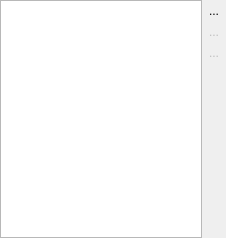
<?xml version="1.0" encoding="UTF-8"?>
<ui version="4.0">
 <class>ToolTip</class>
 <widget class="QWidget" name="ToolTip">
  <property name="geometry">
   <rect>
    <x>0</x>
    <y>0</y>
    <width>226</width>
    <height>238</height>
   </rect>
  </property>
  <property name="windowTitle">
   <string>Form</string>
  </property>
  <layout class="QHBoxLayout">
   <property name="spacing">
    <number>0</number>
   </property>
   <property name="margin">
    <number>0</number>
   </property>
   <item>
    <widget class="QListWidget" name="list"/>
   </item>
   <item>
    <layout class="QVBoxLayout">
     <property name="spacing">
      <number>0</number>
     </property>
     <item>
      <widget class="QToolButton" name="btnClose">
       <property name="text">
        <string>...</string>
       </property>
       <property name="icon">
        <iconset resource="MainWindow.qrc">
         <normaloff>:/icons/window-close.png</normaloff>:/icons/window-close.png</iconset>
       </property>
       <property name="shortcut">
        <string>Esc</string>
       </property>
       <property name="autoRaise">
        <bool>true</bool>
       </property>
      </widget>
     </item>
     <item>
      <widget class="QToolButton" name="btnInfo">
       <property name="enabled">
        <bool>false</bool>
       </property>
       <property name="text">
        <string>...</string>
       </property>
       <property name="icon">
        <iconset resource="MainWindow.qrc">
         <normaloff>:/icons/dialog-information.png</normaloff>:/icons/dialog-information.png</iconset>
       </property>
       <property name="shortcut">
        <string>F1</string>
       </property>
       <property name="autoRaise">
        <bool>true</bool>
       </property>
      </widget>
     </item>
     <item>
      <widget class="QToolButton" name="btnEnter">
       <property name="enabled">
        <bool>false</bool>
       </property>
       <property name="text">
        <string>...</string>
       </property>
       <property name="icon">
        <iconset resource="MainWindow.qrc">
         <normaloff>:/icons/go-jump-locationbar.png</normaloff>:/icons/go-jump-locationbar.png</iconset>
       </property>
       <property name="autoRaise">
        <bool>true</bool>
       </property>
      </widget>
     </item>
     <item>
      <spacer>
       <property name="orientation">
        <enum>Qt::Vertical</enum>
       </property>
       <property name="sizeHint" stdset="0">
        <size>
         <width>20</width>
         <height>40</height>
        </size>
       </property>
      </spacer>
     </item>
    </layout>
   </item>
  </layout>
 </widget>
 <resources>
  <include location="MainWindow.qrc"/>
 </resources>
 <connections>
  <connection>
   <sender>btnClose</sender>
   <signal>clicked()</signal>
   <receiver>ToolTip</receiver>
   <slot>hide()</slot>
   <hints>
    <hint type="sourcelabel">
     <x>209</x>
     <y>11</y>
    </hint>
    <hint type="destinationlabel">
     <x>215</x>
     <y>-21</y>
    </hint>
   </hints>
  </connection>
 </connections>
</ui>
